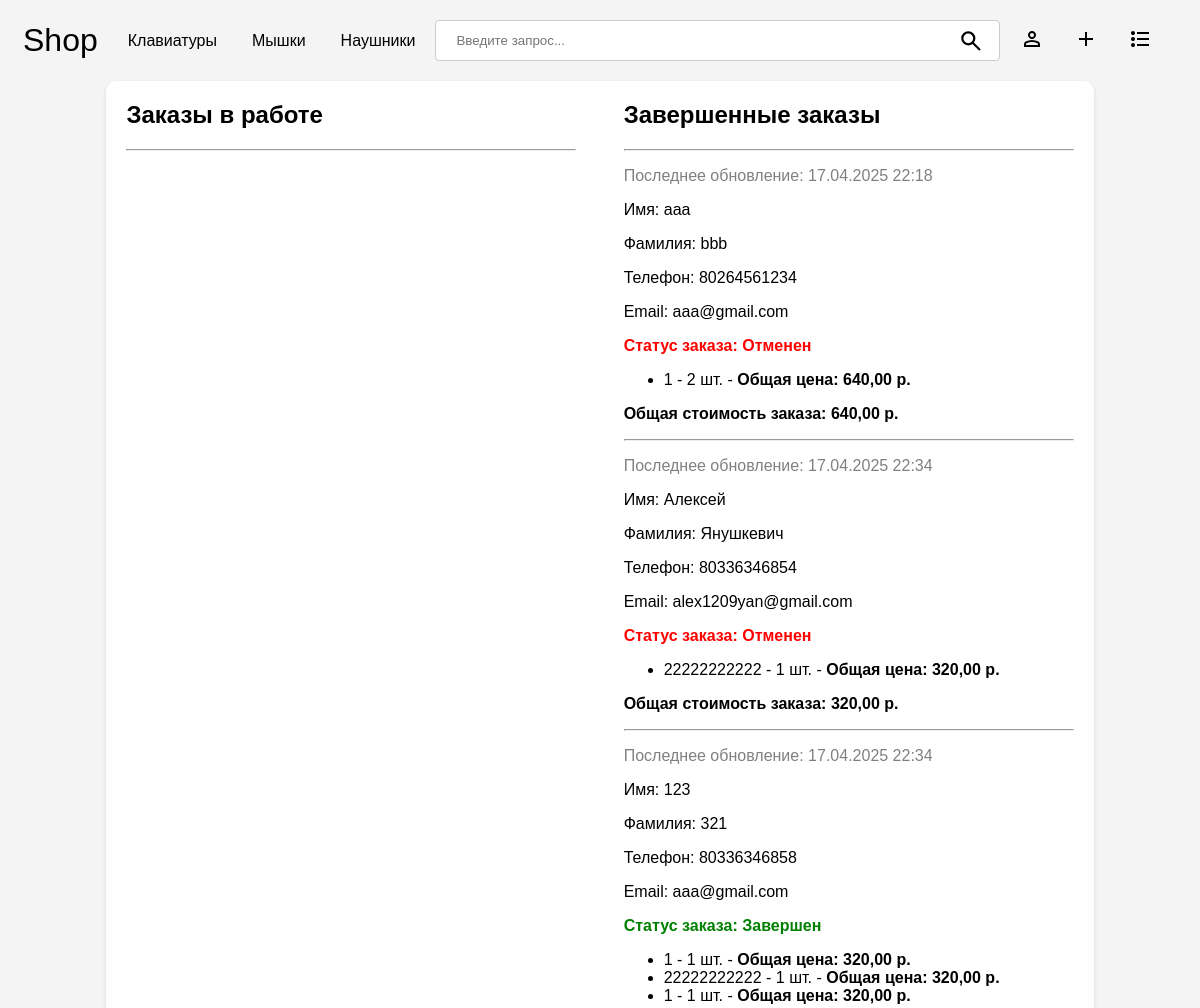
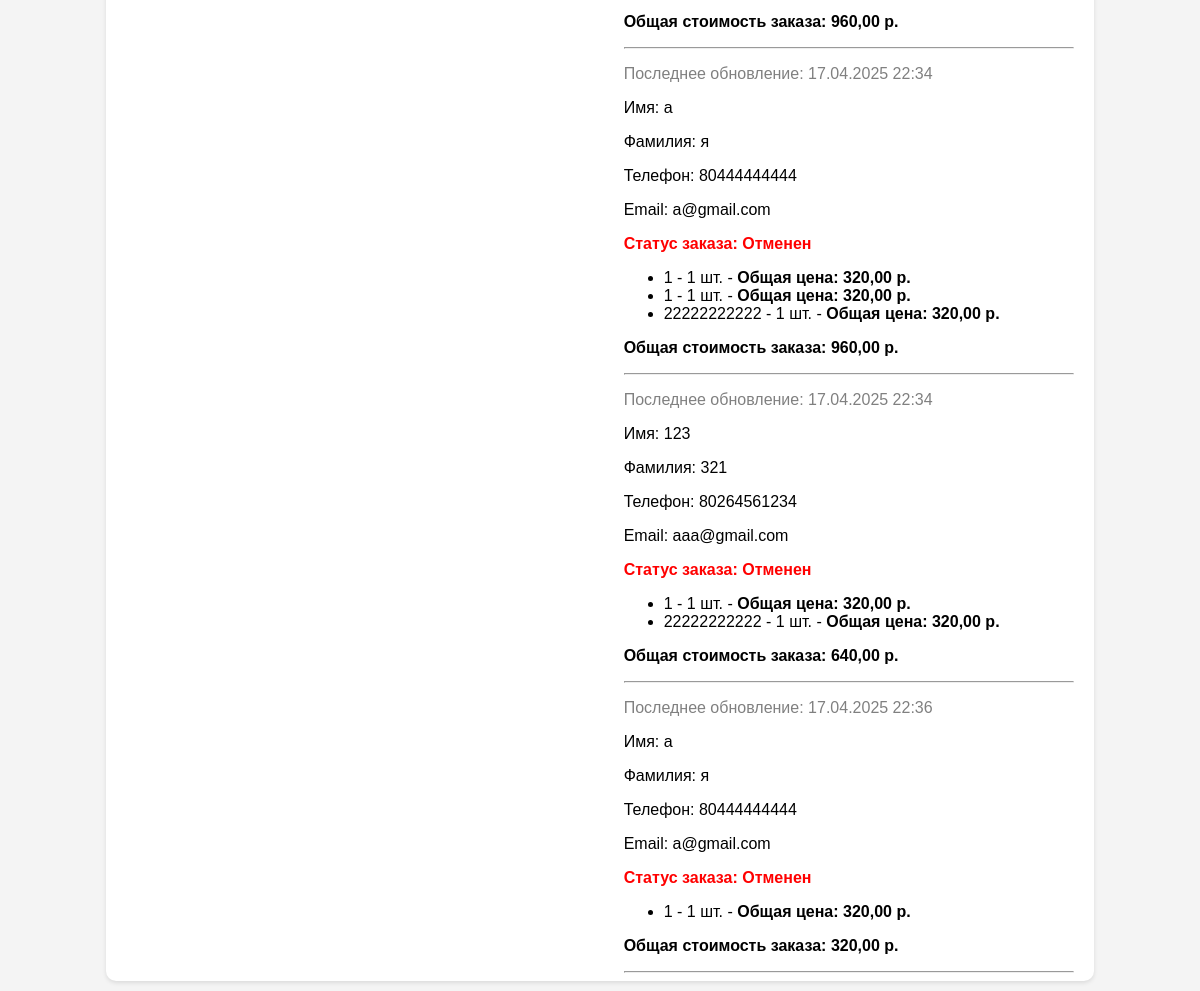
/admin-panel/ (signed in), run on the app's committed database (2 pictures, top to bottom).
### base/models.py (models this page shows)
class Order(models.Model):
    statuses = [
        ('В обработке', 'В обработке'),
        ('Принят', 'Принят'),
        ('Отменен', 'Отменен'),
        ('Отменен системой (на складе недостаточно товара)', 'Отменен системой (на складе недостаточно товара)'),
        ('Завершен','Завершен')
    ]
    user = models.ForeignKey(User, on_delete=models.CASCADE, null=True, blank=True)
    status = models.CharField(max_length=50, choices=statuses, default='-')
    first_name = models.CharField(max_length=100, null=True, blank=True)
    last_name = models.CharField(max_length=100, null=True, blank=True)
    phone_number = models.CharField(max_length=20, null=True, blank=True)
    email = models.EmailField(null=True, blank=True)
    created_at = models.DateTimeField(auto_now_add=True)
    updated_at = models.DateTimeField(auto_now = True)

class OrderItem(models.Model):
    order = models.ForeignKey(Order, on_delete=models.CASCADE)
    product = models.ForeignKey(Product, on_delete=models.SET_NULL, null=True)
    name = models.CharField(max_length=350,null=True)
    quantity = models.PositiveIntegerField(null=True)
    price = models.DecimalField(validators=[MinValueValidator(0)],decimal_places=2, max_digits=10, null=True)

### base/views.py (the view, shortened to what this page needs)
# urls.py: path('admin-panel/',views.adminPanel, name = 'admin-panel'),
@login_required(login_url='/login')
@user_passes_test(only_for_staff, login_url='/login')
def adminPanel(request):
    orders = Order.objects.all().order_by('status')
    order_items = {}
    for order in orders:
        corresponding_items = OrderItem.objects.filter(order=order)
        order_items[order] = corresponding_items
    context = {
        'orders': orders,
        'order_items': order_items,
        }
    if request.headers.get('X-Requested-With') == 'XMLHttpRequest':
        html = render(request, 'admin_panel_innerHTML.html',context)
        return JsonResponse({'html':html.content.decode('utf-8')})
    else:
        return render(request, 'admin_panel.html', context)

### base/context_processors.py (called while the page is built)
def cart_item_count(request):
    cart_count = 0
    cart = None
    if request.user.is_authenticated:
        cart,_ = Cart.objects.get_or_create(user=request.user)
    elif request.session.session_key != None:
        cart,_ = Cart.objects.get_or_create(session_key=request.session.session_key)
    if cart:
        cart_products = CartItem.objects.filter(cart=cart)
        if cart_products.exists():
            cart_count = cart_products.aggregate(Sum('quantity'))['quantity__sum']
        else:
            cart_count = 0
    return {'cart_item_count': cart_count}

### base/templatetags/custom_filters.py (called while the page is built)
@register.filter
def sum_prices(items):
    total_price = 0
    for item in items:
        total_price += item.price * item.quantity
    return round(total_price,2)

@register.filter
def get_item(dictionary, key):
    return dictionary.get(key)

@register.filter
def multiply(value, arg):
    return value * arg

@register.filter
def sort_orders(array):
    return array.order_by('updated_at')

### base/views.py (called while the page is built)
def only_for_staff(user):
  return user.is_staff

### templates/admin_panel.html (shortened to what this page needs)
<!DOCTYPE html>
{% load static %}
<html lang="en">
<head>
</head>
<body>
    {% include 'navbar.html' %}
    <div class="admin-panel-wrapper">
        {% include 'admin_panel_innerHTML.html' %}
    </div>
</body>
</html>

### templates/admin_panel_innerHTML.html (shortened to what this page needs)
{% load custom_filters %}
<div class="order-list">
    <h2>Заказы в работе</h2>
    <hr>
</div>
<div class="order-list">
    <h2>Завершенные заказы</h2>
    <hr>
    {% for order in orders|sort_orders %}
        {% if order.status == 'Отменен' or order.status == 'Завершен' or order.status == 'Отменен системой (на складе недостаточно товара)' %}
            <div class="order-item">
                <p class="order-date">Последнее обновление: {{ order.updated_at|date:"d.m.Y H:i" }}</p>
                <div class="order-details">
                    <p>Имя: {{ order.first_name }}</p>
                    <p>Фамилия: {{ order.last_name }}</p>
                    <p>Телефон: {{ order.phone_number }}</p>
                    {% if order.email %}
                        <p>Email: {{ order.email }}</p>
                    {% endif %}
                </div>
                <p class="order-status" data-status="{{ order.status }}">
                    <b>Статус заказа: {{ order.status }}</b>
                </p>
                <ul>
                    {% for item in order_items|get_item:order %}
                        <li>
                            {{ item.name }} - {{ item.quantity }} шт. -
                            <b>Общая цена: {{ item.price|multiply:item.quantity }} р.</b>
                        </li>
                    {% endfor %}
                </ul>
                <b><p class="order-total">Общая стоимость заказа: {{ order_items|get_item:order|sum_prices }} р.</p></b>
                <hr>
            </div>
        {% endif %}
    {% endfor %}
</div>

### templates/admin_panel.html (style rules this page uses)
body { background-color: #f4f4f4; font-family: Arial, Helvetica, sans-serif; overflow-y: scroll; }
.admin-panel-wrapper { padding: 0px 20px; background-color: white; display: grid; grid-template-columns: 1fr 1fr; width: 80%; margin: 10px auto; grid-gap: 5%; border-radius: 10px; box-shadow: 0 2px 4px rgba(0, 0, 0, 0.1); }
.order-status[data-status*="Отменен"] { color: red; }
.order-status[data-status*="Завершен"] { color: green; }
.order-date { color: gray }

### data on the page
Order: updated_at "17.04.2025 22:18", first_name "aaa", last_name "bbb", phone_number "80264561234", email "aaa@gmail.com", status "Отменен", id.quantity "640,00"
OrderItem: name "1", quantity "2", price|multiply "640,00"
Order: updated_at "17.04.2025 22:34", first_name "Алексей", last_name "Янушкевич", phone_number "80336346854", email "alex1209yan@gmail.com", status "Отменен", id.quantity "320,00"
OrderItem: name "22222222222", quantity "1", price|multiply "320,00"
Order: updated_at "17.04.2025 22:34", first_name "123", last_name "321", phone_number "80336346858", email "aaa@gmail.com", status "Завершен", id.quantity "960,00"
OrderItem: name "1", quantity "1", price|multiply "320,00"
OrderItem: name "22222222222", quantity "1", price|multiply "320,00"
OrderItem: name "1", quantity "1", price|multiply "320,00"
Order: updated_at "17.04.2025 22:34", first_name "a", last_name "я", phone_number "80444444444", email "a@gmail.com", status "Отменен", id.quantity "960,00"
OrderItem: name "1", quantity "1", price|multiply "320,00"
OrderItem: name "1", quantity "1", price|multiply "320,00"
OrderItem: name "22222222222", quantity "1", price|multiply "320,00"
Order: updated_at "17.04.2025 22:34", first_name "123", last_name "321", phone_number "80264561234", email "aaa@gmail.com", status "Отменен", id.quantity "640,00"
OrderItem: name "1", quantity "1", price|multiply "320,00"
OrderItem: name "22222222222", quantity "1", price|multiply "320,00"
Order: updated_at "17.04.2025 22:36", first_name "a", last_name "я", phone_number "80444444444", email "a@gmail.com", status "Отменен", id.quantity "320,00"
OrderItem: name "1", quantity "1", price|multiply "320,00"
